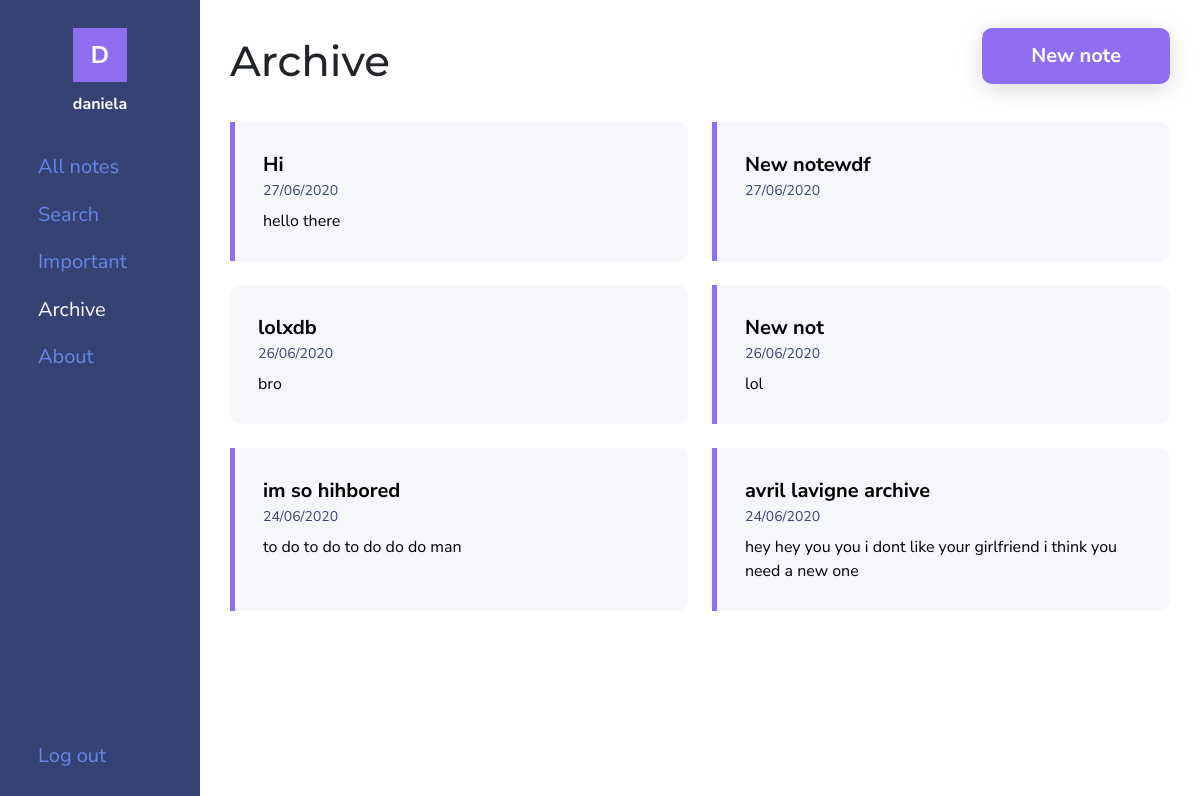
Screenshot of /archive/ (signed in) with the database file from the repository.
### notes/models.py (models this page shows, shortened)
class Note(models.Model):
    title = models.CharField(max_length=100, blank=True)
    text = HTMLField(blank=True)
    date = models.DateTimeField(auto_now_add=True)
    important = models.BooleanField(default=False)
    archive = models.BooleanField(default=False)
    user = models.ForeignKey(User, on_delete=models.CASCADE)

### notes/views.py (the view)
# urls.py: path('archive/', views.showarchive, name='showarchive'),
def showarchive(request):
    archive = Note.objects.filter(user=request.user, archive=True).order_by('-date')
    active = 'archiveLink'
    return render(request, 'notes/archive.html', {'archive': archive, 'active': active})

### notes/templates/notes/archive.html (shortened to what this page needs)
{% load static %}
<!DOCTYPE html>
<html>
<head>
    <link rel="stylesheet" href="https://stackpath.bootstrapcdn.com/bootstrap/4.5.0/css/bootstrap.min.css">
    <link rel="stylesheet" type="text/css" href="{% static 'notes/style.css' %}">
    <link rel="stylesheet" type="text/css" href="{% static 'notes/notes.css' %}">
</head>
<body>
    <div class="container-fluid">
        <div class="row" id="mainRow">
            {% include "notes/navbar.html" %}
            <div class="col-sm-9 col-md-10 col-lg-10" id="content">
                <div class="container">
                    <div>
                        <h1>Archive</h1>
                        <a href="{% url 'add' %}" class="btn medium-text">New note</a>
                    </div>
                    {% if archive %}
                    <div id="notes">
                        <ul>
                            {% for note in archive %}
                            <li class="note {% if note.important %} important{% endif %}">
                                <a href="{% url 'note' note.id %}">
                                    <div class="medium-text"><b>{{ note.title|truncatechars:50 }}</b></div>
                                    <div class="date">{{ note.date|date:'d/m/Y' }}</div>
                                    {% if note.text %}
                                    <div class="note-text">{{ note.text|striptags|truncatechars:150 }}</div>
                                    {% endif %}
                                </a>
                            </li>
                            {% endfor %}
                        </ul>
                    </div>
                    {% else %}
                    <div id="noNotes">
                        <p class="text-center medium-text">You don't have any archived notes.</a></p>
                    </div>
                    {% endif %}
                </div>
            </div>
        </div>
    </div>
</body>
</html>

### notes/templates/notes/navbar.html (shortened to what this page needs)
<div class="col-sm-3 col-md-2 col-lg-2" id="menu">
    <nav>
        <div id="user">
            <div id="userPic">
                <p class="large-text">{{ user.username|make_list|first|title }}</p>
            </div>
            <p id="userInfo" title='{{ user.username }}'>{{ user.username }}</p>
        </div>
        <div id="links">
            <ul>
                <li>
                    <a href="{% url 'notes' %}" id="noteLink">
                        <span class="medium-text">All notes</span>
                    </a>
                </li>
                <li>
                    <a href="{% url 'search' %}" id="searchLink">
                        <span class="medium-text">Search</span>
                    </a>
                </li>
                <li>
                    <a href="{% url 'important' %}" id="importantLink">
                        <span class="medium-text">Important</span>
                    </a>
                </li>
                <li>
                    <a href="{% url 'showarchive' %}" id="archiveLink">
                        <span class="medium-text">Archive</span>
                    </a>
                </li>
                <li>
                    <a href="{% url 'about' %}" id="aboutLink">
                        <span class="medium-text">About</span>
                    </a>
                </li>
                <li>
                    <a href="#" id="logout">
                        <form action="{% url 'logoutuser' %}" method="POST">
                            <button type="submit" id="logout" title="Log out">
                                <span class="medium-text">Log out</span>
                            </button>
                        </form>
                    </a>
                </li>
            </ul>
        </div>
    </nav>
</div>

### notes/static/notes/style.css (style rules this page uses)
:root { --blue: #6886E5; --dark-blue: #344373; --purple: #8F6EF2; --peach: #FFE0AC; --light-pink: #FFACB7; }
body { font-family: 'Nunito Sans', sans-serif; }
h1, h2, h3 { font-family: 'Montserrat', sans-serif; }
h1 { font-size: 42px }
p { font-size: 16px; margin-bottom: 4px; }
.large-text { font-size: 24px; }
.medium-text { font-size: 20px; }
a { color: var(--dark-blue); font-weight: bold; transition: all 300ms ease-in-out; }
.btn { background-color: var(--purple); color: white; font-weight: bold; border-radius: 10px; box-shadow: 0px 5px 25px rgba(0, 0, 0, 0.15); transition: box-shadow 300ms ease-in-out; }

### notes/static/notes/notes.css (style rules this page uses)
#mainRow { height: 100vh }
#menu { background-color: var(--dark-blue); color: white; padding: 28px 24px; overflow-x: hidden; position: fixed; top: 0; height: 100vh; z-index: 10; height: 100vh; transition: all 500ms ease 0s; }
nav { transition: all 500ms ease 0s; }
#user { width: 100%; position: relative; }
#userPic { background-color: var(--purple); position: relative; cursor: default; display: block; margin: 0 auto; width: 54px; height: 54px; margin-bottom: 10px; }
#userPic p { text-align: center; margin-bottom: 0; font-weight: bold; position: absolute; transform: translateY(-50%); top: 50%; left: 0; right: 0; }
#userInfo { margin-bottom: 0; cursor: default; text-align: center; font-weight: bold; word-break: break-word; }
button#logout { color: var(--blue); padding: 0; border: none; background-color: transparent; outline: none; position: absolute; bottom: 28px; }
#links { margin-top: 36px; }
#links ul { list-style-type: none; padding-left: 0 }
#links ul li { margin-bottom: 16px; }
#links a { color: var(--blue); }
#links span.medium-text { vertical-align: top; font-weight: normal; }
h1 { margin-top: 36px; display: inline-block; }
#content { position: absolute; right: 0; }
#content a.btn { padding: 12px 48px; margin-top: 28px; float: right }
#notes, #noNotes { margin-top: 28px; }
#notes ul { list-style-type: none; padding-left: 0; display: grid; grid-gap: 24px; grid-template-columns: repeat(auto-fill, minmax(300px,1fr)); }
.note { padding: 28px; border-radius: 10px; background-color: #f6f7fb; }
.note.important { border-left: 5px solid #8f6ef2; border-radius: 0 10px 10px 0; }
.note a { color: black; font-weight: normal; }
.note div { word-break: break-word; }
.note .medium-text { vertical-align: top; }
.note .date { color: var(--dark-blue); font-size: 14px }
.note .note-text { margin-top: 8px }
@media (min-width: 1144px) { #menu { padding: 28px 28px !important; } }

### rows the page displays
Note: title "Hi", date "27/06/2020", text "hello there"
Note: title "New notewdf", date "27/06/2020"
Note: title "lolxdb", date "26/06/2020", text "bro"
Note: title "New not", date "26/06/2020", text "lol"
Note: title "im so hihbored", date "24/06/2020", text "to do to do to do do do man"
Note: title "avril lavigne archive", date "24/06/2020", text "hey hey you you i dont like your girlfriend i think you need a new one"

### other values shown
{{ user.username|make_list|first|title }} "D"
{{ user.username }} "daniela"
